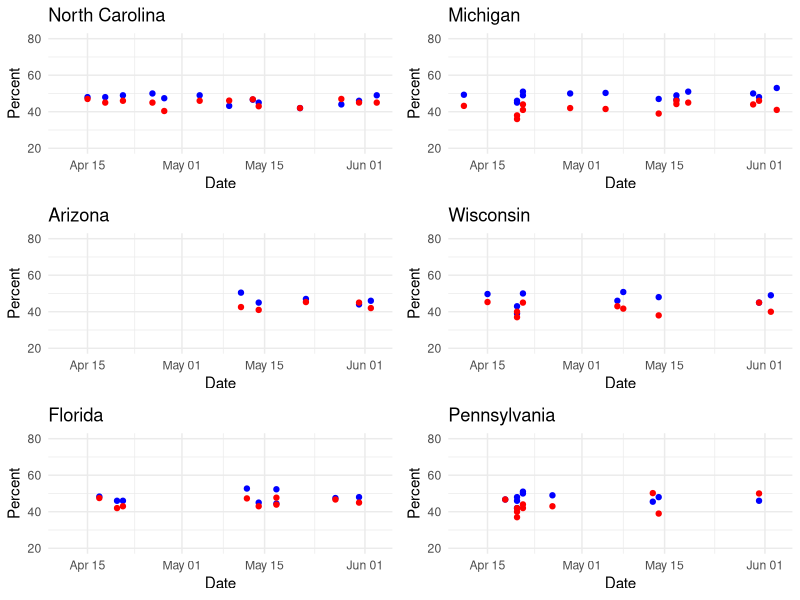

Write R code to recreate this figure.
# Visualize raw democratic poll data for the swing states.

library(tidyverse)
library(lubridate)
library(gridExtra)

# Define swing states
swing <- c("North Carolina", "Michigan", "Arizona", "Wisconsin", "Florida", "Pennsylvania")

# Load and filter data
dat <- read_csv("data/president_polls.csv") %>%
  # keep only swing states
  filter(state %in% swing) %>%
  # define date of the the ending date
  mutate(date = mdy(end_date)) %>%
  # keep only polls started after sanders droped out on April 8 2020
  filter(mdy(start_date) > mdy("04/8/2020"))

# Plot Biden/Trump by state
plot_list <- list()
grob_list <- list()

for(i in 1: length(swing)) {
  plot_list[[i]] <- ggplot() +
    geom_point(data = dat[dat$state == swing[i] & dat$answer == "Biden",], aes(x = date, y = pct), color = "blue") +
    geom_point(data = dat[dat$state == swing[i] & dat$answer == "Trump",], aes(x = date, y = pct), color = "red") +
    scale_y_continuous(limits = c(20, 80)) +
    scale_x_date(limits = c(min(dat$date), max(dat$date))) +
    labs(x = "Date", y = "Percent", title = swing[i]) +
    theme_minimal()
  
  grob_list[[i]] <- ggplotGrob(plot_list[[i]])
}

g <- grid.arrange(grob_list[[1]],
             grob_list[[2]],
             grob_list[[3]],
             grob_list[[4]],
             grob_list[[5]],
             grob_list[[6]], ncol = 2)

ggsave("figures/swing_poll_prelim.jpg", plot = g, width = 8, height = 6, units = "in")